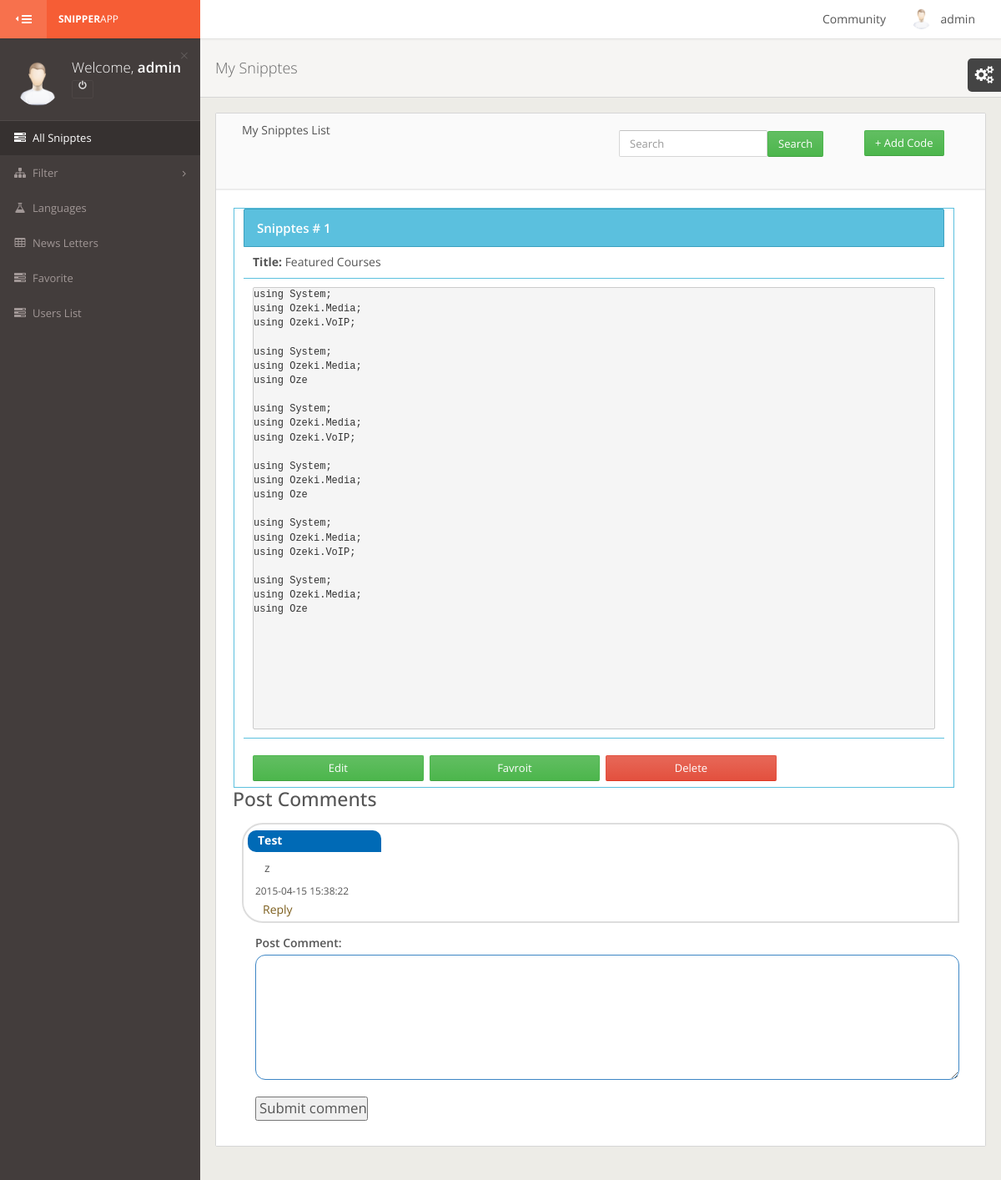
/admin/mysnipptes_detail.php?snipid=8 (signed in), run on the app's committed database.
### tables this page shows
CREATE TABLE IF NOT EXISTS `uprofile` (
  `id` int(11) NOT NULL auto_increment,
  `fname` varchar(100) NOT NULL,
  `name` varchar(100) NOT NULL,
  `email` varchar(100) NOT NULL,
  `Password` varchar(100) NOT NULL,
  `birthday` varchar(100) NOT NULL,
  `Country` varchar(100) NOT NULL,
  `Location` varchar(100) NOT NULL,
  `contact` text NOT NULL,
  `gender` varchar(10) NOT NULL,
  `photo` text NOT NULL,
  `status` varchar(100) NOT NULL default 'a',
  PRIMARY KEY  (`id`)
);

CREATE TABLE IF NOT EXISTS `addsnippts` (
  `sniptsid` int(11) NOT NULL auto_increment,
  `title` varchar(250) NOT NULL,
  `user` varchar(250) NOT NULL,
  `languages` varchar(250) NOT NULL,
  `description` text NOT NULL,
  `date` timestamp NOT NULL default CURRENT_TIMESTAMP on update CURRENT_TIMESTAMP,
  `snippts_status` varchar(20) NOT NULL default 'A',
  `gernal_status` varchar(30) NOT NULL,
  PRIMARY KEY  (`sniptsid`)
);

CREATE TABLE IF NOT EXISTS `threaded_comments` (
  `id` int(11) NOT NULL auto_increment,
  `author` varchar(40) NOT NULL,
  `comment` text NOT NULL,
  `created_at` timestamp NOT NULL default CURRENT_TIMESTAMP on update CURRENT_TIMESTAMP,
  `parent_id` varchar(50) NOT NULL,
  `SaleProductId` int(11) NOT NULL,
  `BuyProductId` int(11) NOT NULL,
  `JobProduct` int(11) NOT NULL,
  `ServiceProduct` int(11) NOT NULL,
  PRIMARY KEY  (`id`)
);

### admin/mysnipptes_detail.php (the view, shortened to what this page needs)
<?php include "header.php";
$snipDetailID = $_GET['snipid'];
$select ="select * from addsnippts where  sniptsid ='$snipDetailID' order by sniptsid DESC";
$res  =  mysql_query($select);
 ?>
   <div id="content-wrapper">
		<div class="page-header">
			<h1>My Snipptes</h1>
		</div>
		<div class="row">
			<div class="col-sm-12">
				<div class="panel">
					<div class="panel-heading">
						<div class="col-xs-6">My Snipptes List</div>
                        <div class="col-xs-4">
                        		<form name="SearchForm" class="navbar-form pull-left" action="mysnipptes_search.php" method="post">
									<input type="text" name="search" class="form-control searchEquil" placeholder="Search"><input class="btn btn btn-success btn-md" type="submit" name="SearchForm" value="Search" />
								</form>
                               </div>
                        <div class="col-xs-2" style="margin-bottom:1px; display:block;">
            				<form name="#" class="navbar-form pull-left">
                            <a class="btn btn-success btn-md" href="addSnipts.php">+ Add Code</a>
                            </form>
                        </div>
                        <span class="panel-title"> &nbsp;</span>
					</div>
					<div class="panel-body">
<?php
while($row=mysql_fetch_array($res))
{
$sr = 1;
	$codefull = $row['description'];
	 ?>
<div class="col-xs-12 bord2">
    <div class="table-info">
        <div class="table-header">
            <div class="table-caption">
                Snipptes # <?php echo $sr; ?>
            </div>
        </div>
        <div class="col-xs-12 bordbottom"><b>Title:&nbsp;</b><?php echo $row['title']; ?></div>
        <div class="col-xs-12 bordbottom" id="snipDetails"><pre><?php echo $codefull ?></pre></div>
        <div class="col-xs-12 bordbottom bordnone"></div>
        <div class="col-xs-12">
            <div class="col-xs-3 btn btn-success marginright"><a href="mysnipptes_detail_edit.php?id=<?php echo $row['sniptsid'] ;?>&userid=<?php echo $UserSessions;?>">Edit</a></div>
            <div class="col-xs-3 btn btn-success marginright"><a href="favorite.php?snipid=<?php echo $row['sniptsid'] ;?>&userid=<?php echo $UserSessions;?>">Favroit</a></div>
            <div class="col-xs-3 btn btn-danger marginright"><a onClick="return confirm('Are you sure to delete this record ?');" href="Delstnipts.php?id=<?php  echo $row['sniptsid'];?>">Delete</a></div>
        </div>
      </div>
</div>
<?php } ?>
<h3>Post Comments</h3>
<?php
include "comment_function.php";
?>
<link href="../css/comment_style.css" rel="stylesheet" type="text/css" />
<div class="col-xs-12" style="">
<ul>
<?php
$snipid = $_GET['snipid'];
$q = "SELECT * FROM threaded_comments WHERE parent_id = 0 AND BuyProductId='$snipid' order by id desc";
$r = mysql_query($q);
while($row = mysql_fetch_assoc($r)):
 getComments($row);
endwhile;
?>
</ul>
<form id="comment_form" action="post_comment_buy.php" method='post'>
 <label for="comment_body">Post Comment:</label>
 <textarea name="comment_body" id='comment_body'></textarea>
 <div id='submit_button'>
  <input type="submit" value="Submit comment"/>
 </div>
</form>
</div>
					</div>
				</div>
							</div>
						</div>
</div>
<?php include "footer.php"; ?>

### admin/header.php (shortened to what this page needs)
<?php
$UserSessions	= $_SESSION['user_sess'];
$querySesion   =  "SELECT * FROM uprofile WHERE email = '$UserSessions'";
$resSesion   =  mysql_query($querySesion) or die(mysql_error());
while($rowSesion  =  mysql_fetch_array($resSesion))
{
  $UserFirstName    = $rowSesion['fname'];
}
?>
<!DOCTYPE html>
 <html class="gt-ie8 gt-ie9 not-ie">
<head>
	<link href="assets/stylesheets/bootstrap.min.css" rel="stylesheet" type="text/css">
	<link href="assets/stylesheets/landerapp.min.css" rel="stylesheet" type="text/css">
	<link href="assets/stylesheets/widgets.min.css" rel="stylesheet" type="text/css">
	<link href="assets/stylesheets/rtl.min.css" rel="stylesheet" type="text/css">
	<link href="assets/stylesheets/themes.min.css" rel="stylesheet" type="text/css">
</head>
<body class="theme-default main-menu-animated">
<div id="main-wrapper">
	<div id="main-navbar" class="navbar navbar-inverse" role="navigation">
		<button type="button" id="main-menu-toggle"><i class="navbar-icon fa fa-bars icon"></i><span class="hide-menu-text">HIDE MENU</span></button>
		<div class="navbar-inner">
			<div class="navbar-header">
				<a href="profile.php" class="navbar-brand">
					<strong>Snipper</strong>App
				</a>
			</div>
			<div id="main-navbar-collapse" class="collapse navbar-collapse main-navbar-collapse">
				<div>
					<div class="right clearfix">
                        <ul class="nav navbar-nav pull-right right-navbar-nav">
							<li class="dropdown">
								<a href="#" class="dropdown-toggle user-menu" data-toggle="dropdown">
									<img src="<?php echo '../photo/admin.png'?>" alt="<?php echo '../'.$MyPhoto;?>">
									<span><?php echo $_SESSION['user_sess']; ?></span>
								</a>
							</li>
						</ul>
                        <ul class="nav navbar-nav pull-right right-navbar-nav">
							<li class="dropdown">
								<a href="community.php">
									<span><?php echo 'Community' ?></span>
								</a>
							</li>
						</ul>
					</div>
				</div>
			</div>
		</div>
	</div>
	<div id="main-menu" role="navigation">
		<div id="main-menu-inner">
			<div class="menu-content top" id="menu-content-demo">
				<div>
					<div class="text-bg"><span class="text-slim">Welcome,</span> <span class="text-semibold"><?php echo $UserFirstName ?></span></div>
					<img src="<?php echo '../photo/admin.png'; ?>" alt="" class="">
					<div class="btn-group">
						<a name="logout" title="logout" href="../logout.php" class="btn btn-xs btn-danger btn-outline dark"><i class="fa fa-power-off"></i></a>
					</div>
					<a href="#" class="close">&times;</a>
				</div>
			</div>
			<ul class="navigation">
				<li class="active">
					<a href="allsnipptes.php"><i class="menu-icon fa fa-tasks"></i><span class="mm-text">All Snipptes</span></a>
				</li>
                <li class="mm-dropdown">
					<a href="#"><i class="menu-icon fa fa-sitemap"></i><span class="mm-text">Filter</span></a>
				</li>
				<li>
					<a href="languages.php"><i class="menu-icon fa fa-flask"></i><span class="mm-text">Languages</span></a>
				</li>
				<li>
					<a href="#"><i class="menu-icon fa fa-table"></i><span class="mm-text">News Letters</span></a>
				</li>
				<li>
					<a href="faveret.php"><i class="menu-icon fa fa-tasks"></i><span class="mm-text">Favorite</span></a>
				</li>
				<li>
					<a href="users.php"><i class="menu-icon fa fa-tasks"></i><span class="mm-text">Users List</span></a>
				</li>
			</ul>
		</div>
	</div>

### admin/comment_function.php (shortened to what this page needs)
<?php
function getComments($row) {
 echo "<li class='comment'>";
 echo "<div class='aut'>".$row['author']."</div>";
 echo "<div class='commentbody'>".$row['comment']."</div>";
 echo "<div class='timestamp'>".$row['created_at']."</div>";
 echo "<a href='#comment_form' class='reply' id='".$row['id']."'>Reply</a>";
 echo "</li>";
}
?>

### css/comment_style.css (style rules this page uses)
.btn { color:fff !important; }
html, body, div, h1, h2, h3, h4, h5, h6, ul, ol, dl, li, dt, dd, p, blockquote, pre, form, fieldset, table, th, td { margin: 0; padding: 0; }
body { font-size: 14px; line-height:1.3em; }
a, a:visited { outline:none; color:#7d5f1e; }
.comment { padding:5px; border:2px solid #DDDDDD; margin-top:15px; list-style:none; border-radius:25px 25px 0px 25px; }
.aut { background-color: #006ab6; border-radius: 10px 10px 0; color: #ffffff; font-weight: bold; height: 26px; margin: 2px 0 0; padding: 3px 0 0 12px; width: 160px; }
.timestamp { font-size: 85%; margin: 9px 0px 5px 9px; }
#comment_form { margin-top:15px; margin-left: 16px; }
.reply { margin: 0px 0px 0px 18px ; }
#comment_form input { font-size:1.2em; margin:0 0 10px; padding:3px; display:block; width:100%; }
#comment_body { border: 1px solid #3D86C5; border-radius: 12px; display: block; padding:10px !important; height: 150px; width: 100%; }
#submit_button { clear: both; margin-top: 20px; text-align: center; width: 16%; }
.commentbody { margin: 10px 5px 5px 20px; }

### admin/header.php (style rules this page uses)
.bordbottom { border-bottom: 1px solid #5bc0de; padding: 10px 0; }
.bordnone { border:none !important; }
.marginright { margin-right:7px !important; margin-bottom:7px !important; }
.marginright a { color:#fff !important; }
pre { height: 127px !important; max-height: 128px !important; }
#snipDetails pre { height: 530px !important; min-height: 530px !important; }
.bord2 { border: 1px solid #5bc0de; height: auto !important; margin: 1px; max-height: auto; width: 98% !important; }

### data on the page
uprofile: fname "admin"
addsnippts: sr "1", title "Featured Courses", description "using System; using Ozeki.Media; using Ozeki.VoIP; using System; using Ozeki.Media; using Oze using System; using Ozeki.Media; using Ozeki.VoIP; using System; using Ozeki.Media; using Oze using System; using Ozeki.Media; using Ozeki.VoIP; using System; using Ozeki.Media; using Oze"
threaded_comments: author "Test", comment "z", created_at "2015-04-15 15:38:22"

### other printed values
$_SESSION['user_sess'] "admin"
